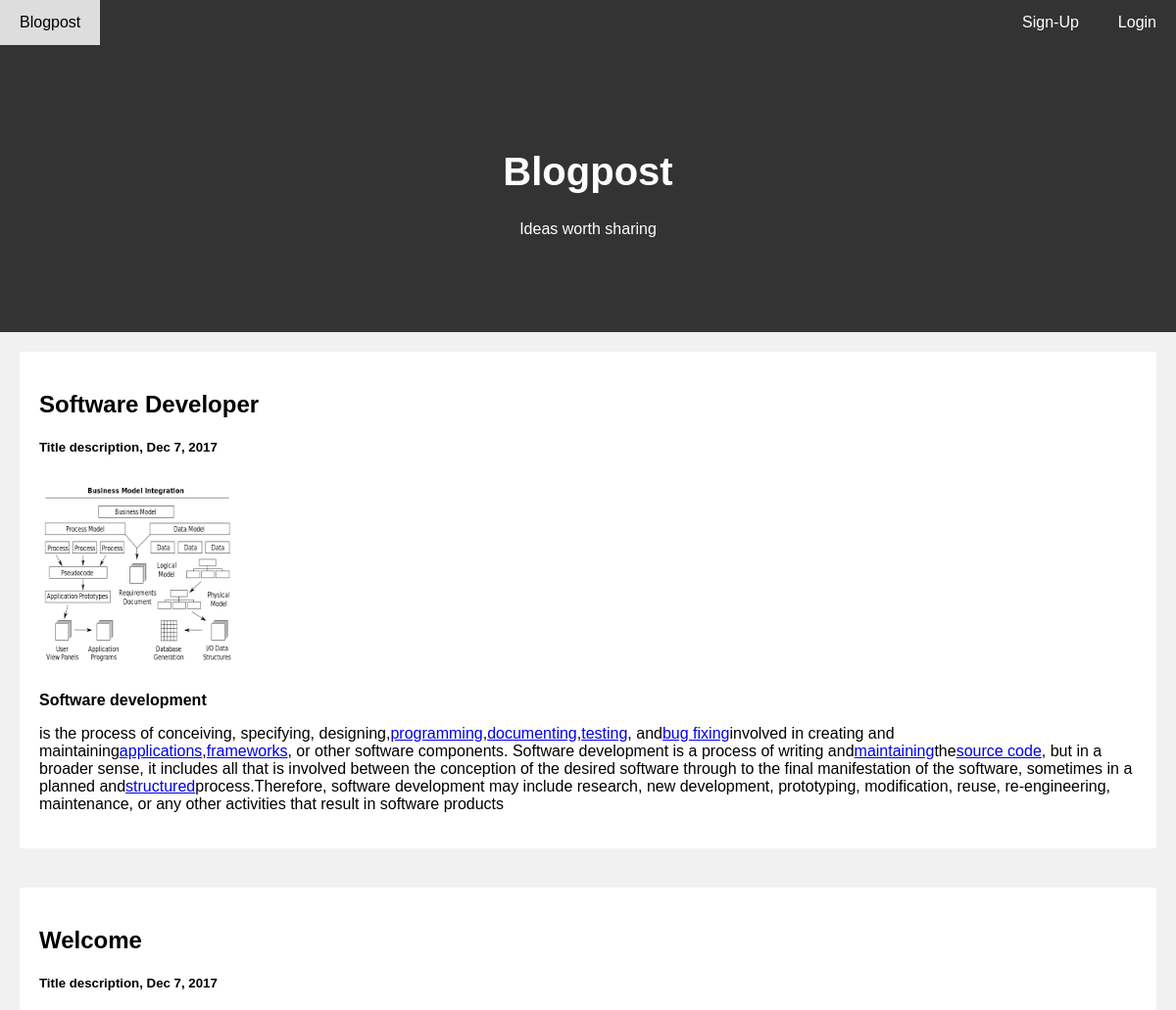
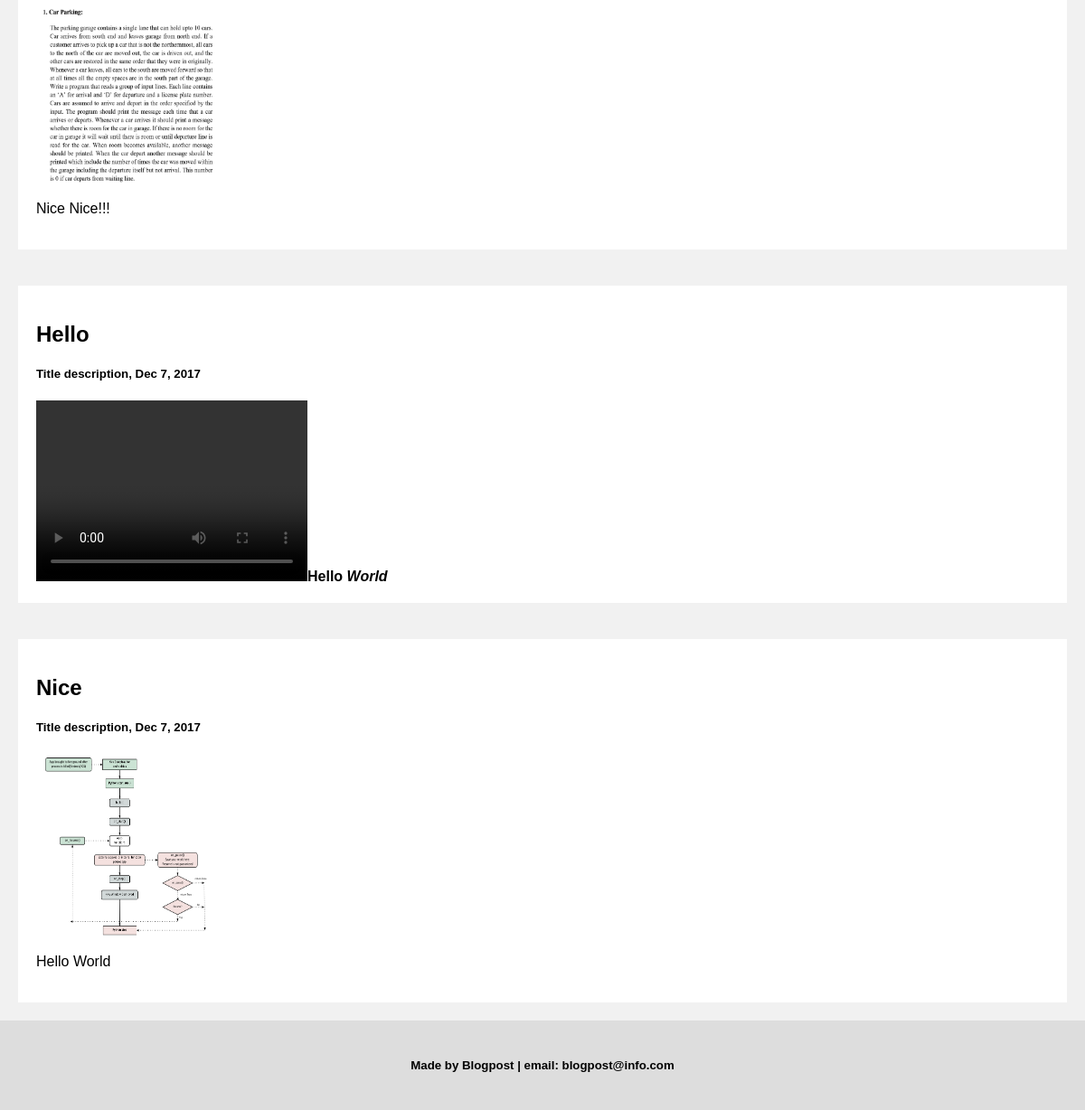
The app's page /home.php with its own data (2 pictures, top to bottom).
### tables this page shows
CREATE TABLE `img_vid` (
  `Id` int(255) NOT NULL,
  `Title1` text NOT NULL,
  `Vide1` varchar(255) NOT NULL,
  `Img1` varchar(255) NOT NULL,
  `location` varchar(255) NOT NULL,
  `Text15` longtext NOT NULL,
  `username` varchar(255) NOT NULL
);

### home.php (the view, shortened to what this page needs)
<!DOCTYPE html>
<html lang="en">
  <head>
    <link rel="stylesheet" type="text/css" href="css/home.css">
    <link rel="stylesheet" type="text/css" href="css/login.css">
  </head>
  <body>
    <div class="navbar">
      <a href="home.php">Blogpost</a>
      <a href="#" class="right" onclick="document.getElementById('id01').style.display='block'">Login</a>
      <a href="signup.php" class="right">Sign-Up</a>
    </div>
    <div class="header">
      <h1>Blogpost</h1>
      <p>Ideas worth sharing</p>
    </div>
<?php
include("config.php");
                $query = "SELECT * FROM `img_vid`  ORDER BY id DESC";
                $result = mysqli_query($conn, $query);
                while($row = mysqli_fetch_array($result))
                {
                     echo '<div class="row">
                      <div class="side">
                      <div class="main">
                      <h2>'.$row['Title1'].'</h2>
                      <h5>Title description, Dec 7, 2017</h5>';
                     if ($row['Img1'] != "") {
                       echo '<img src="images1/'.$row['Img1'].'" height="200" width="200"   class="img-thumnail"/>';
                         echo '<p>'.$row['Text15'].'</p>';
                     }
                     if($row['Vide1'] != "")
                   { echo '<video width ="300" height="200" controls><source src ="videos/'.$row['Vide1'].'" type="video/mp4"></video>';
                      echo $row['Text15'];
                    }
                    echo '</div>
                    </div>
                    </div>';
                }
?>
    <div class="footer">
      <h5>Made by Blogpost | email: blogpost@info.com </h5>
    </div>
  </body>
</html>

### css/home.css (style rules this page uses)
* { box-sizing: border-box; }
body { font-family: Arial, Helvetica, sans-serif; margin: 0; }
.header { padding: 80px; text-align: center; background: #333; color: white; }
.header h1 { font-size: 40px; }
.navbar { overflow: hidden; background-color: #333; position: sticky; position: -webkit-sticky; top: 0; }
.navbar a { float: left; display: block; color: white; text-align: center; padding: 14px 20px; text-decoration: none; }
.navbar a.right { float: right; }
.row { display: -ms-flexbox; display: flex; -ms-flex-wrap: wrap; flex-wrap: wrap; }
.side { -ms-flex: 30%; flex: 30%; background-color: #f1f1f1; padding: 20px; }
.main { -ms-flex: 70%; flex: 70%; background-color: white; padding: 20px; }
.footer { padding: 20px; text-align: center; background: #ddd; }

### css/login.css (style rules this page uses)
body { font-family: Arial, Helvetica, sans-serif; }

### records on screen
img_vid: Title1 "Software Developer", Img1 (picture), Text15 "Software development is the process of conceiving, specifying, designing, programming , documenting , testing , and bug fixing involved in creating and maintaining applications , frameworks , or other software components. Software development is a process of writing and maintaining the source code , but in a broader sense, it includes all that is involved between the conception of the desired software through to the final manifestation of the software, sometimes in a planned and structured process.Therefore, software development may include research, new development, prototyping, modification, reuse, re-engineering, maintenance, or any other activities that result in software products"
img_vid: Title1 "Welcome", Img1 (picture), Text15 "Nice Nice!!!"
img_vid: Title1 "Hello", Text15 "Hello World"
img_vid: Title1 "Nice", Img1 (picture), Text15 "Hello World"
